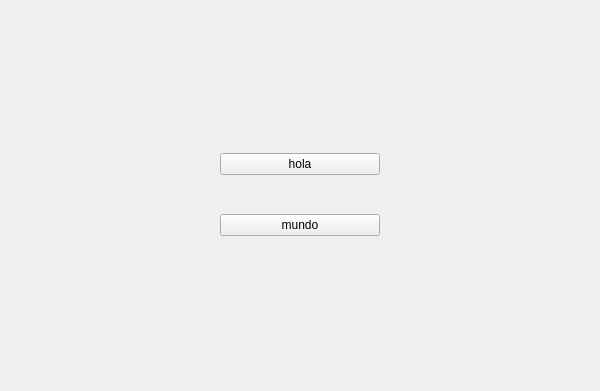
<?xml version="1.0" encoding="UTF-8"?>
<ui version="4.0">
 <class>Form</class>
  <widget class="QWidget" name="Form">
   <widget class="QWidget" name="verticalLayoutWidget">
    <property name="geometry">
     <rect>
      <x>220</x>
      <y>120</y>
      <width>160</width>
      <height>151</height>
     </rect>
    </property>
    <layout class="QVBoxLayout" name="verticalLayout">
     <item>
      <widget class="QPushButton" name="test">
       <property name="text">
        <string>hola</string>
       </property>
      </widget>
     </item>
     <item>
      <widget class="QPushButton" name="test2">
       <property name="text">
        <string>mundo</string>
       </property>
      </widget>
     </item>
    </layout>
   </widget>
  </widget>
 <resources/>
 <connections/>
</ui>
